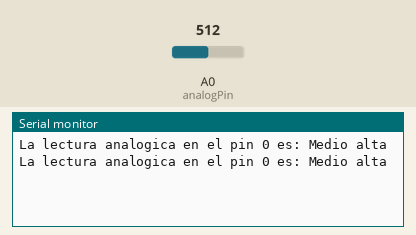
Recording of a sketch running on a simulated Arduino Uno, built with avr-gcc and run on an emulated ATmega328P. On the bench: the last lines printed to the serial monitor. The inputs (shaded band) are chosen by the test bench; at power-on: A0 (analogPin) = 512.

Above: at 1.8 s.
1.9 s: A0 (analogPin) set to 495
At 2.6 s:
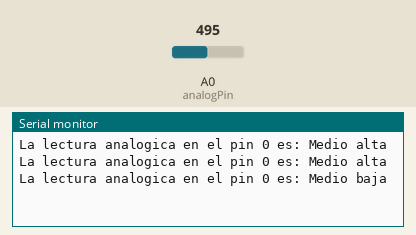
4.5 s: A0 (analogPin) set to 268
At 5.8 s:
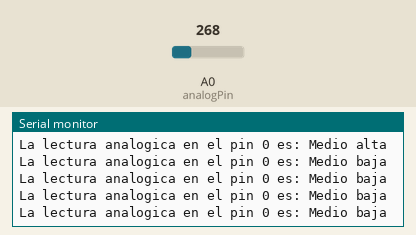
6.0 s: A0 (analogPin) set to 238
At 6.8 s:
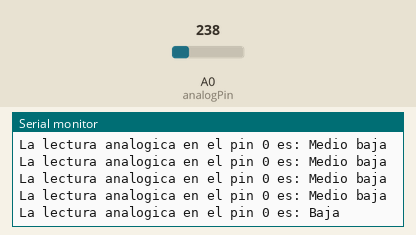

Measured:
- the behaviour switches between 512 and 511 on A0 (analogPin) (found by bisection; images 0 and 1)
- the behaviour switches between 256 and 255 on A0 (analogPin) (found by bisection; images 2 and 3)
- after the input at 1.9 s, the serial monitor: prints a new line after 0.10 s (image 1)
- after the input at 6.0 s, the serial monitor: prints a new line at once (image 3)

The sketch:

codigo_no_spagueti.ino
```cpp
const byte analogPin = 0;  //permite hacer modificaciones en
                      //la distribucion de los pines desde
                      //una sola linea de codigo

int sample = 0;       //inicializar variables;

void setup() {
  // put your setup code here, to run once:
  Serial.begin(9600);
}

void loop() {
  // put your main code here, to run repeatedly:
  sample = analogRead(analogPin);
  Serial.print("La lectura analogica en el pin ");
  Serial.print(analogPin);
  Serial.print(" es: ");
  if(sample >= 768){              //solo es necesario evaluar
    Serial.println("Alta");       //una condicion por intervalo
  }
  else if(sample >= 512){
    Serial.println("Medio alta");
  }
  else if(sample >= 256){
    Serial.println("Medio baja");
  } else {
    Serial.println("Baja");
  }
  delay(1000);
}
```
